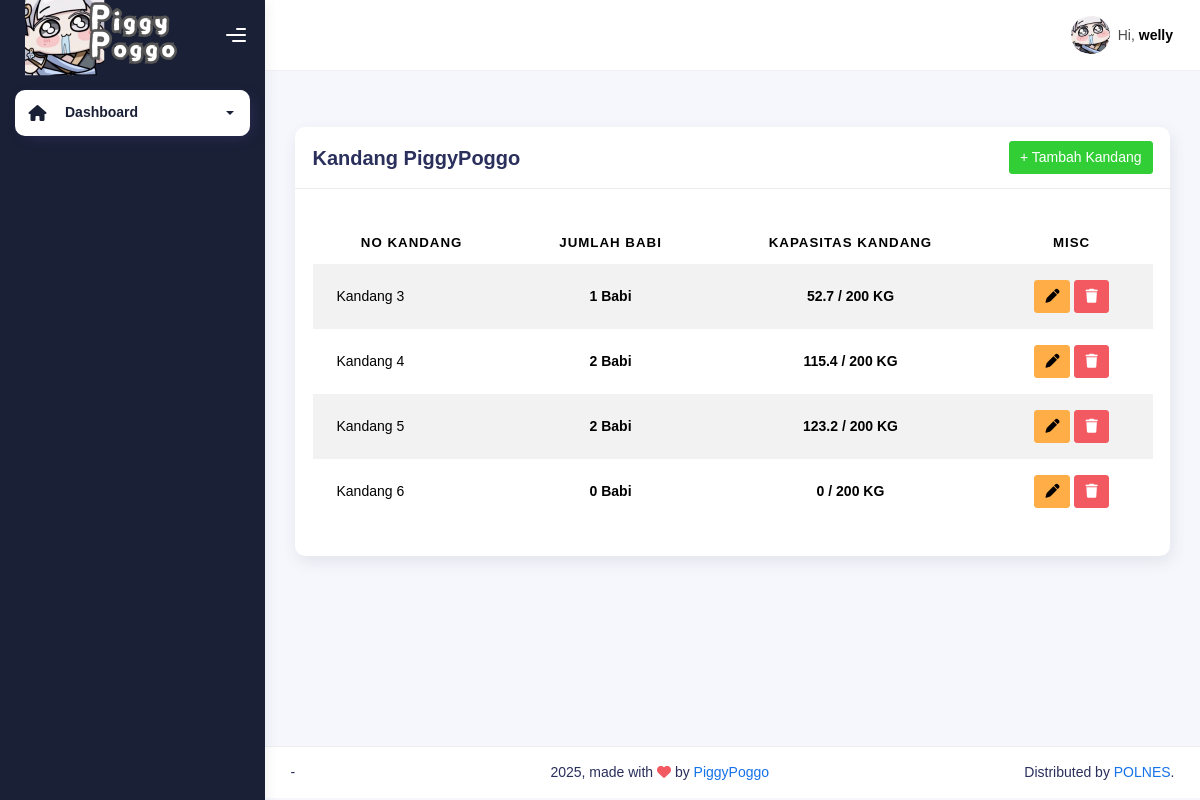
The app's page /kandang (signed in), older data.
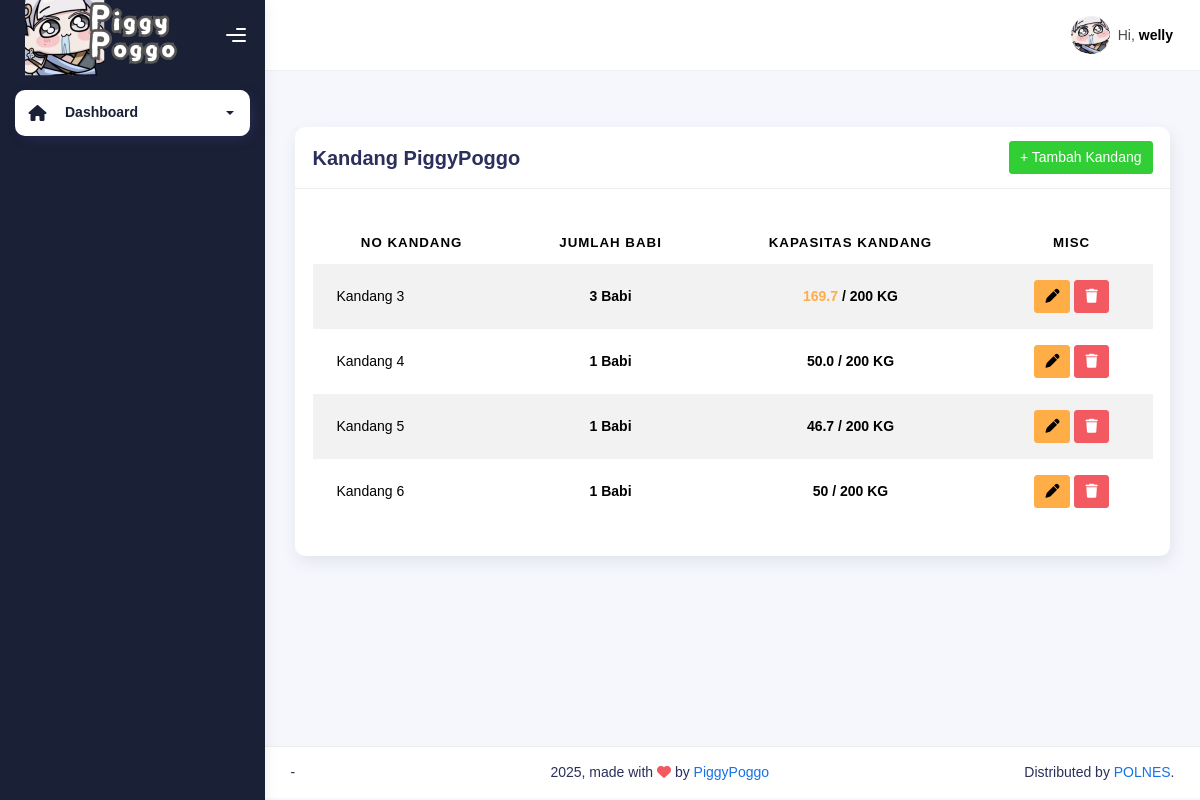
The same page, newer data.
### piggypoggo_app/models.py (models this page shows)
class Kandang(models.Model):
    nomor_kandang = models.IntegerField(null=True, blank=True)
    def __str__(self):
        return f'{self.nomor_kandang}'

### piggypoggo_app/views.py (the view)
# urls.py: path('kandang', views.kandang, name="kandang"),
@login_required
@status_required([1, 2])
def kandang(request):
    all_kandangs = Kandang.objects.all()
    for kandang in all_kandangs:
        count = 0
        berat = 0
        all_babis = Babi.objects.filter(kandang=kandang)
        for babi in all_babis:
            babi.laporan = Laporan.objects.filter(babi=babi).last()
            berat += Decimal(babi.laporan.berat_badan)
        count += all_babis.count()
        kandang.banyaknya_babi = count
        kandang.berat_kandang = berat
    context = {
        'on': 'kandang',
        'all_kandangs': all_kandangs,
    }
    return render(request, 'kandang.html', context)

### piggypoggo_app/templates/kandang.html (shortened to what this page needs)
{% extends "base-dashboard.html" %} {% load static %}
{% block content %}
<div class="container">
    <div class="page-inner">
        <div class="page-header">
        </div>
        <div class="row">
            <div class="col-md-12">
                <div class="card">
                    <div class="card-header" style="display: flex; justify-content: space-between; align-items: center;">
                        <div class="card-title" style="margin-right: 10px;">Kandang PiggyPoggo</div>
                        <div>
                            <a href="{% url 'tambah-kandang' %}" class="btn btn-success" style="font-size: inherit; padding: 5px 10px;">+ Tambah Kandang</a>
                        </div>
                    </div>
                    <div class="card-body">
                        <table class="table table-striped mt-3">
                        <thead>
                            <tr>
                            <th scope="col" style="text-align: center;">No Kandang</th>
                            <th scope="col" style="text-align: center;">Jumlah Babi</th>
                            <th scope="col" style="text-align: center;">Kapasitas Kandang</th>
                            <th scope="col" style="text-align: center;">MISC</th>
                            </tr>
                        </thead>
                        <tbody>
                            {% for kandang in all_kandangs %}
                            <tr>
                                <td>Kandang {{ kandang }}</td>
                                <td style="text-align: center;"><b>{{ kandang.banyaknya_babi }} Babi</b></td>
                                <td style="text-align: center;"><b><span class="{% if kandang.berat_kandang > 200 %}text-danger{% elif kandang.berat_kandang > 150 %}text-warning{% endif %}">{{ kandang.berat_kandang }}</span> / 200 KG</b></td>
                                <td style="text-align: center;">
                                    <a href="{% url 'edit-kandang' kandang_pk=kandang.pk %}" class="btn btn-warning" style="font-size: inherit; padding: 5px 10px;">
                                        <i class="fa fa-pen"></i>
                                    </a>
                                    <a href="#" class="btn btn-danger" style="font-size: inherit; padding: 5px 10px;" data-bs-toggle="modal" data-bs-target="#confirmDeleteModal{{ kandang.pk }}">
                                        <i class="fa fa-trash"></i>
                                    </a>
                                </td>
                            </tr>
                            {% endfor %}
                        </tbody>
                        </table>
                    </div>
                </div>
            </div>
        </div>
    </div>
</div>
{% endblock content %}

### piggypoggo_app/templates/base-dashboard.html (shortened to what this page needs)
{% load static %}
<!DOCTYPE html>
<html lang="en">
  <head>
    <link rel="stylesheet" href="{% static 'css/bootstrap.min.css' %}" />
    <link rel="stylesheet" href="{% static 'css/plugins.min.css' %}" />
    <link rel="stylesheet" href="{% static 'css/piggypoggo.min.css' %}" />
    <link rel="stylesheet" href="https://cdnjs.cloudflare.com/ajax/libs/bootstrap/5.3.3/css/bootstrap-grid.min.css" />
    <link href="https://cdn.jsdelivr.net/npm/select2@4.1.0-rc.0/dist/css/select2.min.css" rel="stylesheet" />
    <link rel="stylesheet" href="https://cdnjs.cloudflare.com/ajax/libs/font-awesome/6.5.1/css/all.min.css">
  </head>
  <body>
    <div class="wrapper">
      <div class="sidebar sidebar-style-2" data-background-color="dark">
        <div class="sidebar-logo">
          <div class="logo-header" data-background-color="dark">
            <a href="index.html" class="logo">
              <img src="{% static 'img/piggypoggo/jinhsilogo.png' %}" alt="navbar brand" class="navbar-brand" height="90" style=""/>
            </a>
            <div class="nav-toggle">
              <button class="btn btn-toggle toggle-sidebar">
                <i class="gg-menu-right"></i>
              </button>
            </div>
          </div>
        </div>
        <div class="sidebar-wrapper scrollbar scrollbar-inner">
          <div class="sidebar-content">
            <ul class="nav nav-secondary">
              <li class="nav-item active">
                <a data-bs-toggle="collapse" href="#dashboard" class="collapsed" aria-expanded="false">
                  <i class="fas fa-home"></i>
                  <p>Dashboard</p>
                  <span class="caret"></span>
                </a>
              </li>
            </ul>
          </div>
        </div>
      </div>
      <div class="main-panel">
        <div class="main-header">
          <nav class="navbar navbar-header navbar-header-transparent navbar-expand-lg border-bottom">
            <div class="container-fluid">
              <ul class="navbar-nav topbar-nav ms-md-auto align-items-center">
                <li class="nav-item topbar-user dropdown hidden-caret">
                  <a class="dropdown-toggle profile-pic" data-bs-toggle="dropdown" href="#" aria-expanded="false">
                    <div class="avatar-sm">
                      <img
                        src="{% static 'img/piggypoggo/jinhsi-icon.png' %}"
                        alt="..."
                        class="avatar-img rounded-circle"
                      />
                    </div>
                    <span class="profile-username">
                      <span class="op-7">Hi,</span>
                      <span class="fw-bold">{{ request.user }}</span>
                    </span>
                  </a>
                </li>
              </ul>
            </div>
          </nav>
        </div>
        {% block content %}{% endblock content %}
      <footer class="footer">
          <div class="container-fluid d-flex justify-content-between">
            <nav class="pull-left">
              <ul class="nav">
                <li class="nav-item">
                  -
                </li>
              </ul>
            </nav>
            <div class="copyright">
              2025, made with <i class="fa fa-heart heart text-danger"></i> by
              <a href="">PiggyPoggo</a>
            </div>
            <div>
              Distributed by
              <a target="_blank" href="">POLNES</a>.
            </div>
          </div>
        </footer>
      </div>
    </div>
  </body>
</html>

Row changes from the older to the newer data that the page shows:
removed Kandang: nomor_kandang "6", banyaknya_babi "0", berat_kandang "0"
computed for Kandang (number 1 of 4 on the later page): banyaknya_babi "1" → "3"; berat_kandang "52.7" → "169.7"
computed for Kandang (number 2 of 4 on the later page): banyaknya_babi "2" → "1"; berat_kandang "115.4" → "50.0"
computed for Kandang (number 3 of 4 on the later page): banyaknya_babi "2" → "1"; berat_kandang "123.2" → "46.7"
added Kandang: nomor_kandang "6", banyaknya_babi "1", berat_kandang "50"
